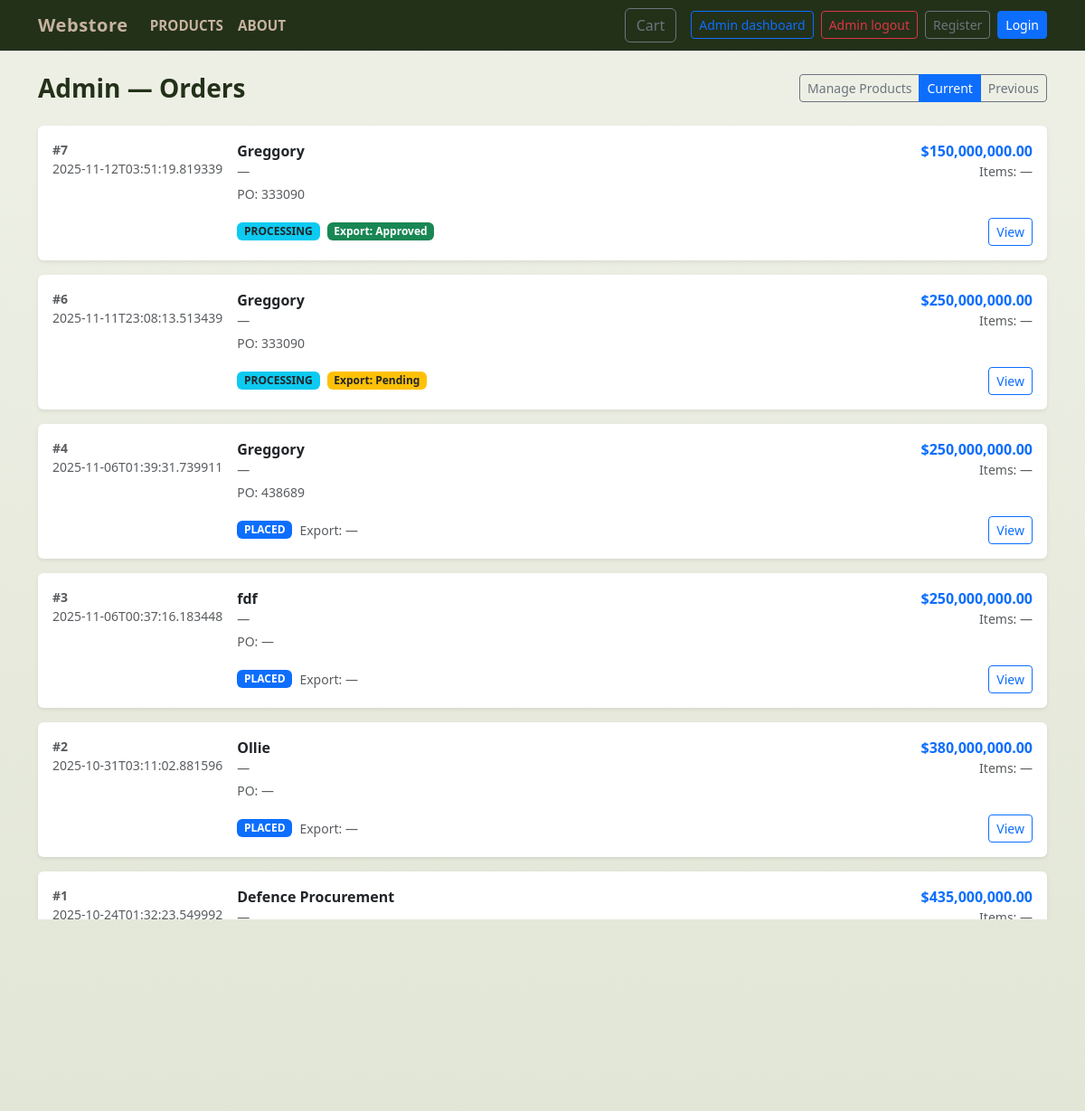
/admin/orders (signed in), run on the app's committed database.
### tables this page shows
CREATE TABLE orders (
        id INTEGER PRIMARY KEY,
        customer_id INTEGER NOT NULL,
        total REAL NOT NULL,
        status TEXT NOT NULL,
        created_at TEXT NOT NULL, agency TEXT, authorized_officer TEXT, official_email TEXT, position_clearance TEXT, contact_number TEXT, po_number TEXT, contract_reference TEXT, funding_source TEXT, auth_doc TEXT, vendor_id TEXT, end_user_cert TEXT, export_license_status TEXT, delivery_location TEXT, required_delivery_date TEXT, payment_method TEXT, declaration_agreed INTEGER, digital_signature TEXT,
        FOREIGN KEY(customer_id) REFERENCES customers(id) ON DELETE CASCADE
    );

CREATE TABLE customers (
        id INTEGER PRIMARY KEY,
        name TEXT NOT NULL,
        email TEXT UNIQUE NOT NULL,
        phone TEXT,
        address TEXT,
        created_at TEXT NOT NULL
    , password TEXT);

### app.py (the view)
@app.route("/admin/orders")
@login_required
def admin_orders():
    db = get_db()
    filt = request.args.get("filter", "current")
    if filt == "previous":
        rows = db.execute(
            "SELECT o.*, c.name AS customer_name FROM orders o LEFT JOIN customers c ON o.customer_id = c.id "
            "WHERE o.status IN ('completed','shipped','cancelled') ORDER BY o.created_at DESC"
        ).fetchall()
    else:
        rows = db.execute(
            "SELECT o.*, c.name AS customer_name FROM orders o LEFT JOIN customers c ON o.customer_id = c.id "
            "WHERE o.status NOT IN ('completed','shipped','cancelled') ORDER BY o.created_at DESC"
        ).fetchall()
    return render_template("admin_orders.html", orders=rows, filter=filt)

### app.py (called while the page is built)
def login_required(f):
    @wraps(f)
    def wrapped(*args, **kwargs):
        if not session.get("is_admin"):
            return redirect(url_for("admin_login", next=request.path))
        return f(*args, **kwargs)
    return wrapped

def get_db():
    if 'db' not in g:
        conn = sqlite3.connect(DB_PATH)
        conn.row_factory = sqlite3.Row
        conn.execute("PRAGMA foreign_keys = ON;")
        g.db = conn
    return g.db

@app.context_processor
def inject_cart_count():
    cart = session.get("cart", {}) if session is not None else {}
    try:
        count = sum(int(v) for v in cart.values()) if cart else 0
    except Exception:
        count = 0
    return {"cart_count": count}

### templates/admin_orders.html (shortened to what this page needs)
<!doctype html>
<html lang="en">
<head>
  <link href="https://cdn.jsdelivr.net/npm/bootstrap@5.3.0/dist/css/bootstrap.min.css" rel="stylesheet">
  <link rel="stylesheet" href="{{ url_for('static', filename='css/styles.css') }}">
</head>
<body>
  {% include 'navbar.html' %}
  <main class="container py-4">
    <div class="d-flex justify-content-between align-items-center mb-4">
      <h3 class="mb-0 fw-bold">Admin — Orders</h3>
      <div class="btn-group" role="group" aria-label="admin actions">
        <a href="{{ url_for('admin_products') }}" class="btn btn-sm btn-outline-secondary">Manage Products</a>
        <a href="{{ url_for('admin_orders', filter='current') }}" class="btn btn-sm btn-outline-primary {% if filter!='previous' %}active{% endif %}">Current</a>
        <a href="{{ url_for('admin_orders', filter='previous') }}" class="btn btn-sm btn-outline-secondary {% if filter=='previous' %}active{% endif %}">Previous</a>
      </div>
    </div>
    {% if orders %}
      <div class="row g-3">
        {% for o in orders %}
          <div class="col-12">
            <div class="card shadow-sm border-0">
              <div class="card-body d-flex flex-column flex-md-row align-items-start">
                <div class="me-3 text-muted small" style="min-width:110px;">
                  <div class="fw-semibold">#{{ o.id }}</div>
                  <div class="text-muted">{{ o.created_at }}</div>
                </div>
                <div class="flex-grow-1">
                  <div class="d-flex justify-content-between align-items-start">
                    <div>
                      <div class="fw-semibold">{{ o.customer_name or '—' }}</div>
                      <div class="small text-muted">{{ o.customer_email or '—' }}</div>
                      <div class="small text-muted mt-1">PO: {{ o.po_number or '—' }}</div>
                    </div>
                    <div class="text-end">
                      <div class="fw-semibold text-primary">${{ "{:,.2f}".format(o.total) }}</div>
                      <div class="small text-muted">Items: {{ o.item_count if o.item_count is defined else '—' }}</div>
                    </div>
                  </div>
                  <div class="mt-3 d-flex flex-wrap gap-2 align-items-center">
                    {% set s = (o.status or '') %}
                    {% if s == 'placed' %}
                      <span class="badge bg-primary text-uppercase small">{{ s }}</span>
                    {% elif s == 'processing' %}
                      <span class="badge bg-info text-dark text-uppercase small">{{ s }}</span>
                    {% elif s == 'shipped' %}
                      <span class="badge bg-secondary text-uppercase small">{{ s }}</span>
                    {% elif s == 'completed' %}
                      <span class="badge bg-success text-uppercase small">{{ s }}</span>
                    {% elif s == 'cancelled' %}
                      <span class="badge bg-danger text-uppercase small">{{ s }}</span>
                    {% else %}
                      <span class="badge bg-secondary text-uppercase small">{{ s }}</span>
                    {% endif %}
                    {% set e = o.export_license_status %}
                    {% if e %}
                      {% if e == 'Approved' %}
                        <span class="badge bg-success small">Export: {{ e }}</span>
                      {% elif e == 'Pending' %}
                        <span class="badge bg-warning text-dark small">Export: {{ e }}</span>
                      {% elif e == 'Exempt' %}
                        <span class="badge bg-info text-dark small">Export: {{ e }}</span>
                      {% else %}
                        <span class="badge bg-secondary small">Export: {{ e }}</span>
                      {% endif %}
                    {% else %}
                      <span class="text-muted small">Export: —</span>
                    {% endif %}
                    <div class="ms-auto">
                      <a class="btn btn-sm btn-outline-primary" href="{{ url_for('admin_order_detail', order_id=o.id) }}">View</a>
                    </div>
                  </div>
                </div>
              </div>
            </div>
          </div>
        {% endfor %}
      </div>
    {% else %}
      <div class="card shadow-sm">
        <div class="card-body text-center text-muted">
          No orders found.
        </div>
      </div>
    {% endif %}
  </main>
<footer>
  <div class="container">
  </div>
</footer>
</body>
</html>

### templates/navbar.html (shortened to what this page needs)
<nav class="navbar navbar-expand-lg navbar-light bg-light border-bottom">
  <div class="container">
    <a class="navbar-brand" href="{{ url_for('index') }}">Webstore</a>
    <div class="collapse navbar-collapse" id="navMain">
      <ul class="navbar-nav me-auto mb-2 mb-lg-0">
        <li class="nav-item"><a class="nav-link" href="{{ url_for('products') }}">Products</a></li>
        <li class="nav-item"><a class="nav-link" href="{{ url_for('about') }}">About</a></li>
      </ul>
      <div class="d-flex align-items-center">
        <a class="btn btn-outline-secondary position-relative me-3" href="{{ url_for('cart_view') }}">
          Cart
        </a>
        {% if session.get('is_admin') %}
          <a class="btn btn-sm btn-outline-primary me-2" href="{{ url_for('admin_products') }}">Admin dashboard</a>
          <a class="btn btn-sm btn-outline-danger me-2" href="{{ url_for('admin_logout') }}">Admin logout</a>
        {% else %}
          <a class="btn btn-sm btn-outline-secondary me-2" href="{{ url_for('admin_login') }}">Admin login</a>
        {% endif %}
        {% if session.get('customer_name') %}
          <span class="me-2 small text-muted">Hello, {{ session.get('customer_name') }}</span>
          <a class="btn btn-sm btn-outline-danger" href="{{ url_for('logout') }}">Logout</a>
        {% else %}
          <a class="btn btn-sm btn-outline-secondary me-2" href="{{ url_for('register') }}">Register</a>
          <a class="btn btn-sm btn-primary" href="{{ url_for('login') }}">Login</a>
        {% endif %}
      </div>
    </div>
  </div>
</nav>

### static/css/styles.css (style rules this page uses)
:root { --olive: #4b5320; --army-dark: #233119; --khaki: #c7b39f; --sand: #e6dcc8; --accent: #8b1f1f; --white: #ffffff; --navy: #001a66; }
body { background: linear-gradient(180deg, #eef0e6 0%, #e2e6d6 100%); color: var(--army-dark); font-family: "Segoe UI", Roboto, "Helvetica Neue", Arial, sans-serif; margin: 0; }
body { transition: opacity 320ms ease-in-out; will-change: opacity; }
.navbar { background: var(--army-dark) !important; border-bottom: 4px solid var(--olive); }
.navbar .navbar-brand { color: var(--khaki) !important; font-weight: 800; letter-spacing: .6px; }
.navbar .nav-link { color: var(--khaki) !important; font-weight: 600; text-transform: uppercase; font-size: 0.95rem; }
footer { background: var(--army-dark); color: var(--khaki); border-top: 4px solid var(--olive); padding: 1rem 0; margin-top: 2rem; text-align: center; }

### data on the page
orders: id "7", created_at "2025-11-12T03:51:19.819339", name "Greggory", customer_email "—", po_number "333090", total "150,000,000.00", item_count "—", status "PROCESSING", export_license_status "Approved"
orders: id "6", created_at "2025-11-11T23:08:13.513439", name "Greggory", customer_email "—", po_number "333090", total "250,000,000.00", item_count "—", status "PROCESSING", export_license_status "Pending"
orders: id "4", created_at "2025-11-06T01:39:31.739911", name "Greggory", customer_email "—", po_number "438689", total "250,000,000.00", item_count "—", status "PLACED", shows "Export: —"
orders: id "3", created_at "2025-11-06T00:37:16.183448", name "fdf", customer_email "—", po_number "—", total "250,000,000.00", item_count "—", status "PLACED", shows "Export: —"
orders: id "2", created_at "2025-10-31T03:11:02.881596", name "Ollie", customer_email "—", po_number "—", total "380,000,000.00", item_count "—", status "PLACED", shows "Export: —"
orders: id "1", created_at "2025-10-24T01:32:23.549992", name "Defence Procurement", customer_email "—", total "435,000,000.00", item_count "—"
